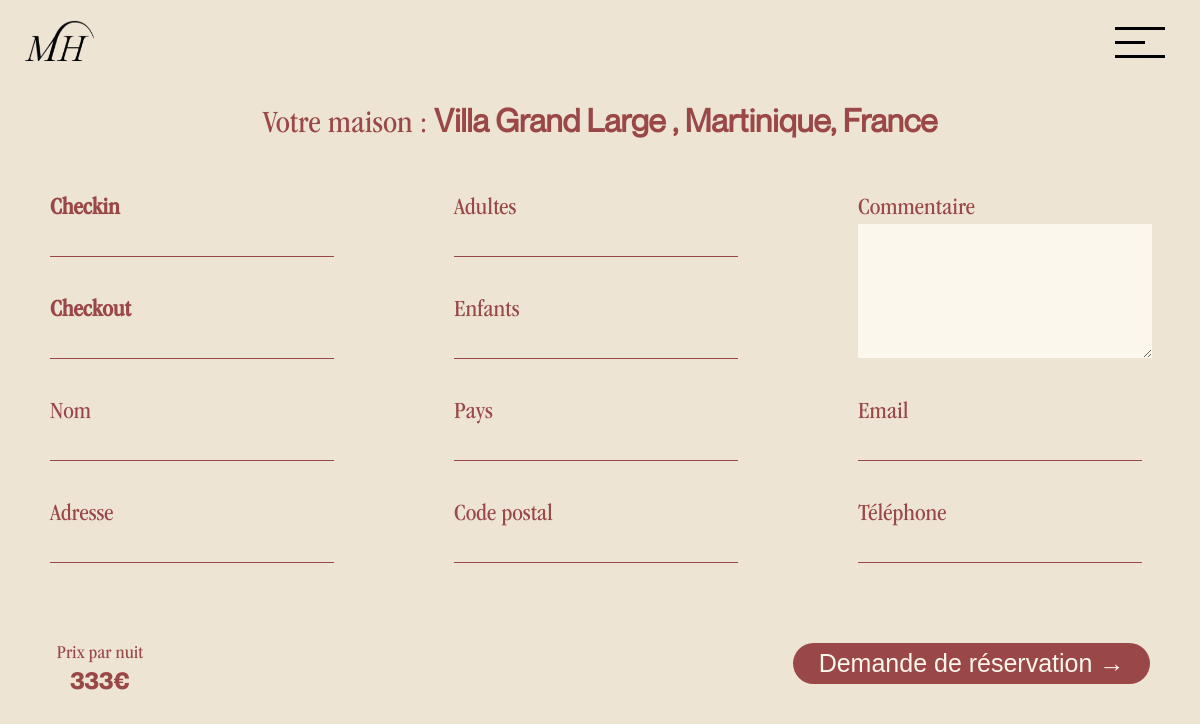
/reservation-2.php?maison=23, run on the app's committed database.
### tables this page shows
CREATE TABLE `rooms` (
  `id` int(11) NOT NULL,
  `room_number` varchar(255) NOT NULL,
  `shortName` varchar(50) NOT NULL,
  `price` text NOT NULL,
  `details` text NOT NULL,
  `details2` text NOT NULL,
  `details3` text NOT NULL,
  `lieu` varchar(255) NOT NULL,
  `map` text NOT NULL,
  `photo` text NOT NULL,
  `photo_des` longtext NOT NULL,
  `photo2` longtext NOT NULL,
  `photo_des2` longtext NOT NULL,
  `photo3` longtext NOT NULL,
  `photo_des3` longtext NOT NULL,
  `photo4` longtext NOT NULL,
  `photo_des4` longtext NOT NULL,
  `photo5` longtext NOT NULL,
  `photo_des5` longtext NOT NULL,
  `photo6` longtext NOT NULL,
  `photo_des6` longtext NOT NULL,
  `photo7` longtext NOT NULL,
  `photo_des7` longtext NOT NULL,
  `photo8` longtext NOT NULL,
  `photo_des8` longtext NOT NULL,
  `photo9` longtext NOT NULL,
  `photo_des9` longtext NOT NULL,
  `photo10` longtext NOT NULL,
  `photo_des10` longtext NOT NULL,
  `photo11` longtext NOT NULL,
  `photo_des11` longtext NOT NULL,
  `photo12` longtext NOT NULL,
  `photo_des12` longtext NOT NULL,
  `photo13` longtext NOT NULL,
  `photo_des13` longtext NOT NULL,
  `photo14` longtext NOT NULL,
  `photo_des14` longtext NOT NULL,
  `photo15` longtext NOT NULL,
  `photo_des15` longtext NOT NULL,
  `photo16` longtext NOT NULL,
  `photo_des16` longtext NOT NULL,
  `photo17` longtext NOT NULL,
  `photo_des17` longtext NOT NULL,
  `photo18` longtext NOT NULL,
  `photo_des18` longtext NOT NULL,
  `photo19` longtext NOT NULL,
  `photo_des19` longtext NOT NULL,
  `photo20` longtext NOT NULL,
  `photo_des20` longtext NOT NULL,
  `photo21` longtext NOT NULL,
  `photo_des21` longtext NOT NULL,
  `photo22` longtext NOT NULL,
  `photo_des22` longtext NOT NULL,
  `photo23` longtext NOT NULL,
  `photo_des23` longtext NOT NULL,
  `photo24` longtext NOT NULL,
  `photo_des24` longtext NOT NULL,
  `eq1` longtext NOT NULL,
  `eq2` longtext NOT NULL,
  `eq3` longtext NOT NULL,
  `eq4` longtext NOT NULL,
  `eq5` longtext NOT NULL,
  `eq6` longtext NOT NULL,
  `eq7` longtext NOT NULL,
  `eq8` longtext NOT NULL,
  `eq9` longtext NOT NULL,
  `eq10` longtext NOT NULL,
  `eq11` longtext NOT NULL,
  `eq12` longtext NOT NULL,
  `eq13` longtext NOT NULL,
  `eq14` longtext NOT NULL,
  `eq15` longtext NOT NULL,
  `act1` longtext NOT NULL,
  `act2` longtext NOT NULL,
  `act3` longtext NOT NULL,
  `act4` varchar(80) NOT NULL,
  `act5` varchar(80) NOT NULL,
  `act6` varchar(80) NOT NULL,
  `act7` varchar(80) NOT NULL,
  `act8` varchar(80) NOT NULL,
  `act9` varchar(80) NOT NULL,
  `act10` varchar(80) NOT NULL,
  `act11` varchar(80) NOT NULL,
  `act12` varchar(80) NOT NULL,
  `act13` varchar(80) NOT NULL,
  `act14` varchar(80) NOT NULL,
  `act15` varchar(80) NOT NULL,
  `act16` varchar(80) NOT NULL,
  `act17` varchar(80) NOT NULL,
  `inte1` varchar(80) NOT NULL,
  `inte2` varchar(80) NOT NULL,
  `inte3` varchar(80) NOT NULL,
  `inte4` varchar(80) NOT NULL,
  `inte5` varchar(80) NOT NULL,
  `inte6` varchar(80) NOT NULL,
  `inte7` varchar(80) NOT NULL,
  `inte8` varchar(80) NOT NULL,
  `inte9` varchar(80) NOT NULL,
  `inte10` varchar(80) NOT NULL,
  `inte11` varchar(80) NOT NULL,
  `dist1` varchar(100) NOT NULL,
  `dist2` varchar(100) NOT NULL,
  `dist3` varchar(100) NOT NULL,
  `dist4` varchar(100) NOT NULL,
  `dist5` varchar(100) NOT NULL,
  `dist6` varchar(100) NOT NULL,
  `dist7` varchar(100) NOT NULL
);

### reservation-2.php (the view, shortened to what this page needs)
<?php
require_once 'core/core.php';
include 'includes/header.php';
$roomID = $_GET['maison'];
$select = $db->query("SELECT * FROM rooms WHERE id = '{$roomID}' ");
$maison = $select->fetch(PDO::FETCH_ASSOC);
?>
<link rel="stylesheet" href="https://ajax.googleapis.com/ajax/libs/jqueryui/1.12.1/themes/humanity/jquery-ui.css" type="text/css">
<div class="qhero_page_reservation_2">
    <h1 data-aos="fade" data-aos-anchor-placement="top-bottom" data-aos-delay="0" data-aos-duration="2000" data-aos-once="true">Votre maison : <span> <?= $maison['shortName']; ?> , <?= $maison['lieu']; ?> </span></h1>
    <form action="" method="POST" id="myForm" class="form-control" name="register" onsubmit="return validate();">
        <div class="row" data-aos="fade" data-aos-anchor-placement="top-bottom" data-aos-delay="500" data-aos-duration="2000" data-aos-once="true">
            <div class="col">
                <div>
                    <div class="input_row">
                        <label for=txtFromDate1><strong>Checkin</strong></label><br>
                        <input type="text" name="txtFromDate1" id="txtFromDate1" class="home-input" />
                        <br>
                    </div>
                    <div class="input_row">
                        <label for=txtFromDate2><strong>Checkout</strong></label><br>
                        <input type="text" name="txtFromDate2" id="txtFromDate2" class="home-input" />
                        <br>
                    </div>
                </div>
                <div>
                    <div class="input_row">
                        <label class="form-control-label">Adultes</label><br>
                        <input type="number" class="form-control" max="10" min="0" name="people" id="people">
                        <br>
                    </div>
                    <div class="input_row">
                        <label class="form-control-label">Enfants</label><br>
                        <input type="number" class="form-control" max="10" min="0" name="children" id="child">
                        <br>
                    </div>
                </div>
                <div class="input_row">
                    <label for="">Commentaire</label><br>
                    <textarea name="commentaire" id="" cols="30" rows="5"></textarea>
                </div>
            </div>
        </div>
        <div class="row">
            <div class="col" data-aos="fade" data-aos-anchor-placement="top-bottom" data-aos-delay="500" data-aos-duration="2000" data-aos-once="true">
                <div>
                    <div class="input_row">
                        <label class="form-control-label">Nom</label><br>
                        <input type="text" class="form-control" name="name" id="name">
                        <br>
                    </div>
                    <div class="input_row">
                        <label class="form-control-label">Adresse</label><br>
                        <input type="text" class="form-control" name="adress" id="adress">
                        <br>
                    </div>
                </div>
                <div>
                    <div class="input_row">
                        <label class="form-control-label">Pays</label><br>
                        <input type="text" class="form-control" max="5" name="pays" id="pays">
                        <br>
                    </div>
                    <div class="input_row">
                        <label class="form-control-label">Code postal</label><br>
                        <input type="text" class="form-control" name="zip" id="zip">
                        <br>
                    </div>
                </div>
                <div>
                    <div class="input_row">
                        <label class="form-control-label">Email</label><br>
                        <input type="mail" class="form-control" max="5" name="email" id="email">
                        <br>
                    </div>
                    <div class="input_row">
                        <label class="form-control-label">Téléphone</label><br>
                        <input type="tel" class="form-control" max="5" name="phone" id="phone">
                        <br>
                    </div>
                </div>
            </div>
        </div>
        <div class="ajustement-margin-top">
            <div class="row finalPrice prix-nuit-div" data-aos="fade" data-aos-anchor-placement="top-bottom" data-aos-delay="1000" data-aos-duration="2000" data-aos-once="true">
                <div class="col_price">
                    <h3>Prix par nuit</h3>
                    <h4><?= $maison['price']; ?>€</h4>
                </div>
            </div>
            <div class="row boutton-reservation-finale" - data-aos="fade" data-aos-anchor-placement="top-bottom" data-aos-delay="1500" data-aos-duration="2000" data-aos-once="true">
                <div class="col_price reservationFinale">
                    <input type="submit" name="checkin" value="Demande de réservation →" class="submit">
                </div>
            </div>
        </div>
    </form>
</div>

### reservation-2.php (style rules this page uses)
.qhero_page_reservation_2 { position: absolute; left: 50%; -ms-transform: translateX(-50%); -webkit-transform: translate(-50%, 0%); transform: translate(-50%, 0%); display: block; margin-top: 10vh; max-width: 1100px; }
.qhero_page_reservation_2 h1 { text-align: center; margin-bottom: 50px; color: #9A4747; font-family: ITCGaramondStd-BkNarrow; font-style: normal; font-weight: normal; }
.qhero_page_reservation_2 h1 span { font-family: neue_montrealregular; font-style: normal; font-weight: bold; }
.qhero_page_reservation_2 .col { display: flex; gap: 120px; }
.qhero_page_reservation_2 .row .input_row { display: block; margin-bottom: 20px; }
.qhero_page_reservation_2 .row .input_row label { color: #9A4747; font-family: ITCGaramondStd-BkNarrow; font-style: normal; font-weight: normal; font-size: 24px; margin-right: 15px; transform: translate(0px, 7px); min-width: 400px; }
.qhero_page_reservation_2 .row .input_row input { border: none; border-bottom: solid 1px #9A4747; background-color: #EDE4D4; color: #9A4747; min-width: 280px; }
.qhero_page_reservation_2 .row .input_row textarea { color: #9A4747; font-size: 24px; font-family: neue_montrealbold; font-style: normal; font-weight: normal; height: 130px; width: 290px; border: none; background: #FCF7EC; }
input[type="text"i], input[type="date"i], input[type="mail"i], input[type="tel"i], input[type="number"i] { padding: 1px 2px; font-size: 24px; font-family: neue_montrealbold; font-style: normal; font-weight: normal; }
.qhero_page_reservation_2 .col_price { text-align: center; }
.qhero_page_reservation_2 .col_price h3 { color: #9A4747; font-family: ITCGaramondStd-BkNarrow; font-style: normal; font-weight: normal; margin: 0; }
.qhero_page_reservation_2 .col_price h4 { color: #9A4747; margin: 0; font-size: 24px; font-family: neue_montrealbold; font-style: normal; font-weight: normal; }
.qhero_page_reservation_2 .col_price .submit { width: 357px; height: 41px; background: #9A4747; border-radius: 40px; border: none; font-size: 25px; color: #FCF7EC; text-decoration: none; cursor: pointer; transition: 0.2s; }
.prix-nuit-div { width: 100px; float: left; }
.boutton-reservation-finale { width: 357px; float: right; }
.ajustement-margin-top { margin-top: 40px; }
.ui-state-default, .ui-widget-content .ui-state-default, .ui-widget-header .ui-state-default, .ui-button, html, html .ui-button.ui-state-disabled:active { border: none; background: #ede4d4; font-weight: normal; color: #9a4747; border-radius: 3px; padding-right: 10px; }

### data on the page
rooms: shortName "Villa Grand Large", lieu "Martinique, France", price "333"
